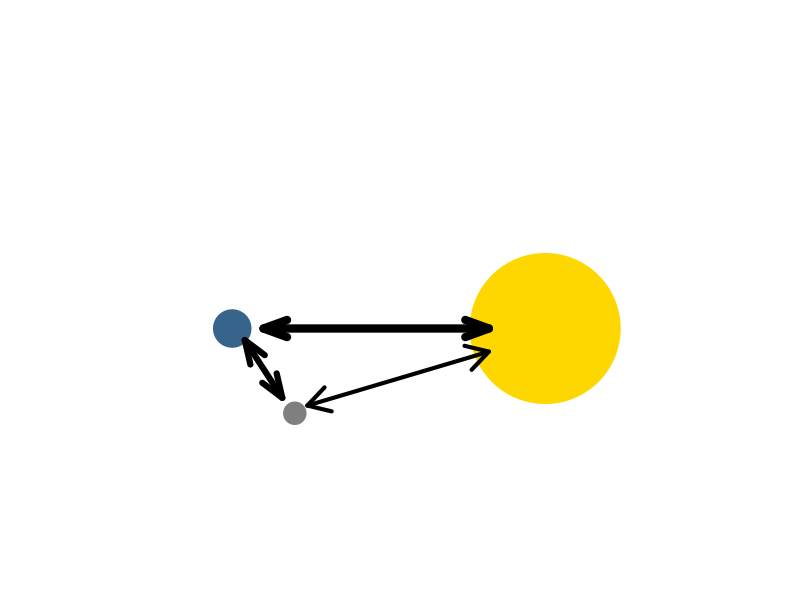

This chart was generated by the following R code:

plot(0:10,type='n',axes=FALSE,ann=FALSE)
points(8,4,pch=19,col="gold",cex=20)
points(3,4,pch=19,col="steelblue4",cex=5)
points(4,1.8,pch=19,col="grey50",cex=3)

arrows(3.5,4,7.1,4,lwd=8,code=3,angle=20)
arrows(3.2,3.7,3.8,2.2,lwd=6,code=3,angle=20)
arrows(4.2,2,7.1,3.4,lwd=4,code=3,angle=30)
